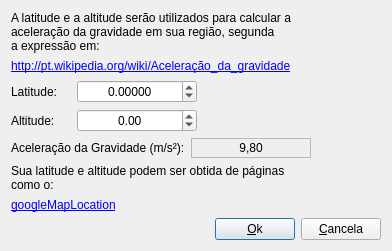
<?xml version="1.0" encoding="UTF-8"?>
<ui version="4.0">
 <class>altitude_Dialog</class>
 <widget class="QDialog" name="altitude_Dialog">
  <property name="geometry">
   <rect>
    <x>0</x>
    <y>0</y>
    <width>392</width>
    <height>251</height>
   </rect>
  </property>
  <property name="windowTitle">
   <string>Dialog</string>
  </property>
  <layout class="QVBoxLayout" name="verticalLayout">
   <item>
    <widget class="QLabel" name="label">
     <property name="text">
      <string>A latitude e a altitude serão utilizados para calcular a 
aceleração da gravidade em sua região, segunda
a expressão em:</string>
     </property>
    </widget>
   </item>
   <item>
    <widget class="QLabel" name="wiki_url_label">
     <property name="text">
      <string>&lt;a href=&quot;http://pt.wikipedia.org/wiki/Aceleração_da_gravidade&quot;&gt;http://pt.wikipedia.org/wiki/Aceleração_da_gravidade&lt;/a&gt;</string>
     </property>
    </widget>
   </item>
   <item>
    <layout class="QHBoxLayout" name="horizontalLayout">
     <item>
      <widget class="QLabel" name="label_2">
       <property name="sizePolicy">
        <sizepolicy hsizetype="Fixed" vsizetype="Preferred">
         <horstretch>0</horstretch>
         <verstretch>0</verstretch>
        </sizepolicy>
       </property>
       <property name="minimumSize">
        <size>
         <width>60</width>
         <height>0</height>
        </size>
       </property>
       <property name="text">
        <string>Latitude:</string>
       </property>
      </widget>
     </item>
     <item>
      <widget class="QDoubleSpinBox" name="latitude_doubleSpinBox">
       <property name="minimumSize">
        <size>
         <width>120</width>
         <height>0</height>
        </size>
       </property>
       <property name="alignment">
        <set>Qt::AlignCenter</set>
       </property>
       <property name="decimals">
        <number>5</number>
       </property>
       <property name="minimum">
        <double>-90.000000000000000</double>
       </property>
       <property name="maximum">
        <double>90.000000000000000</double>
       </property>
       <property name="singleStep">
        <double>0.010000000000000</double>
       </property>
      </widget>
     </item>
     <item>
      <spacer name="horizontalSpacer_2">
       <property name="orientation">
        <enum>Qt::Horizontal</enum>
       </property>
       <property name="sizeHint" stdset="0">
        <size>
         <width>40</width>
         <height>20</height>
        </size>
       </property>
      </spacer>
     </item>
    </layout>
   </item>
   <item>
    <layout class="QHBoxLayout" name="horizontalLayout_2">
     <item>
      <widget class="QLabel" name="label_3">
       <property name="sizePolicy">
        <sizepolicy hsizetype="Fixed" vsizetype="Preferred">
         <horstretch>0</horstretch>
         <verstretch>0</verstretch>
        </sizepolicy>
       </property>
       <property name="minimumSize">
        <size>
         <width>60</width>
         <height>0</height>
        </size>
       </property>
       <property name="text">
        <string>Altitude:</string>
       </property>
      </widget>
     </item>
     <item>
      <widget class="QDoubleSpinBox" name="altitude_doubleSpinBox">
       <property name="minimumSize">
        <size>
         <width>120</width>
         <height>0</height>
        </size>
       </property>
       <property name="alignment">
        <set>Qt::AlignCenter</set>
       </property>
       <property name="minimum">
        <double>-10000.000000000000000</double>
       </property>
       <property name="maximum">
        <double>10000.000000000000000</double>
       </property>
       <property name="singleStep">
        <double>0.200000000000000</double>
       </property>
      </widget>
     </item>
     <item>
      <spacer name="horizontalSpacer_3">
       <property name="orientation">
        <enum>Qt::Horizontal</enum>
       </property>
       <property name="sizeHint" stdset="0">
        <size>
         <width>40</width>
         <height>20</height>
        </size>
       </property>
      </spacer>
     </item>
    </layout>
   </item>
   <item>
    <layout class="QHBoxLayout" name="horizontalLayout_4">
     <item>
      <widget class="QLabel" name="label_5">
       <property name="sizePolicy">
        <sizepolicy hsizetype="Fixed" vsizetype="Preferred">
         <horstretch>0</horstretch>
         <verstretch>0</verstretch>
        </sizepolicy>
       </property>
       <property name="minimumSize">
        <size>
         <width>60</width>
         <height>0</height>
        </size>
       </property>
       <property name="text">
        <string>Aceleração da Gravidade (m/s²):</string>
       </property>
      </widget>
     </item>
     <item>
      <widget class="QLabel" name="g_label">
       <property name="minimumSize">
        <size>
         <width>120</width>
         <height>0</height>
        </size>
       </property>
       <property name="frameShape">
        <enum>QFrame::StyledPanel</enum>
       </property>
       <property name="frameShadow">
        <enum>QFrame::Sunken</enum>
       </property>
       <property name="lineWidth">
        <number>1</number>
       </property>
       <property name="midLineWidth">
        <number>0</number>
       </property>
       <property name="text">
        <string>9,80</string>
       </property>
       <property name="alignment">
        <set>Qt::AlignCenter</set>
       </property>
      </widget>
     </item>
     <item>
      <spacer name="horizontalSpacer_4">
       <property name="orientation">
        <enum>Qt::Horizontal</enum>
       </property>
       <property name="sizeHint" stdset="0">
        <size>
         <width>40</width>
         <height>20</height>
        </size>
       </property>
      </spacer>
     </item>
    </layout>
   </item>
   <item>
    <widget class="QLabel" name="label_4">
     <property name="text">
      <string>Sua latitude e altitude podem ser obtida de páginas
como o:</string>
     </property>
    </widget>
   </item>
   <item>
    <widget class="QLabel" name="gmap_label">
     <property name="text">
      <string>&lt;a href=&quot;http://www.gorissen.info/Pierre/maps/googleMapLocation.php&quot;&gt;googleMapLocation&lt;/a&gt;</string>
     </property>
    </widget>
   </item>
   <item>
    <layout class="QHBoxLayout" name="horizontalLayout_3">
     <item>
      <spacer name="horizontalSpacer">
       <property name="orientation">
        <enum>Qt::Horizontal</enum>
       </property>
       <property name="sizeHint" stdset="0">
        <size>
         <width>40</width>
         <height>20</height>
        </size>
       </property>
      </spacer>
     </item>
     <item>
      <widget class="QPushButton" name="ok_pushButton">
       <property name="text">
        <string>&amp;Ok</string>
       </property>
      </widget>
     </item>
     <item>
      <widget class="QPushButton" name="cancel_pushButton">
       <property name="text">
        <string>&amp;Cancela</string>
       </property>
      </widget>
     </item>
    </layout>
   </item>
  </layout>
 </widget>
 <resources/>
 <connections>
  <connection>
   <sender>ok_pushButton</sender>
   <signal>clicked()</signal>
   <receiver>altitude_Dialog</receiver>
   <slot>accept()</slot>
   <hints>
    <hint type="sourcelabel">
     <x>244</x>
     <y>195</y>
    </hint>
    <hint type="destinationlabel">
     <x>163</x>
     <y>196</y>
    </hint>
   </hints>
  </connection>
  <connection>
   <sender>cancel_pushButton</sender>
   <signal>clicked()</signal>
   <receiver>altitude_Dialog</receiver>
   <slot>reject()</slot>
   <hints>
    <hint type="sourcelabel">
     <x>306</x>
     <y>201</y>
    </hint>
    <hint type="destinationlabel">
     <x>79</x>
     <y>197</y>
    </hint>
   </hints>
  </connection>
 </connections>
</ui>
